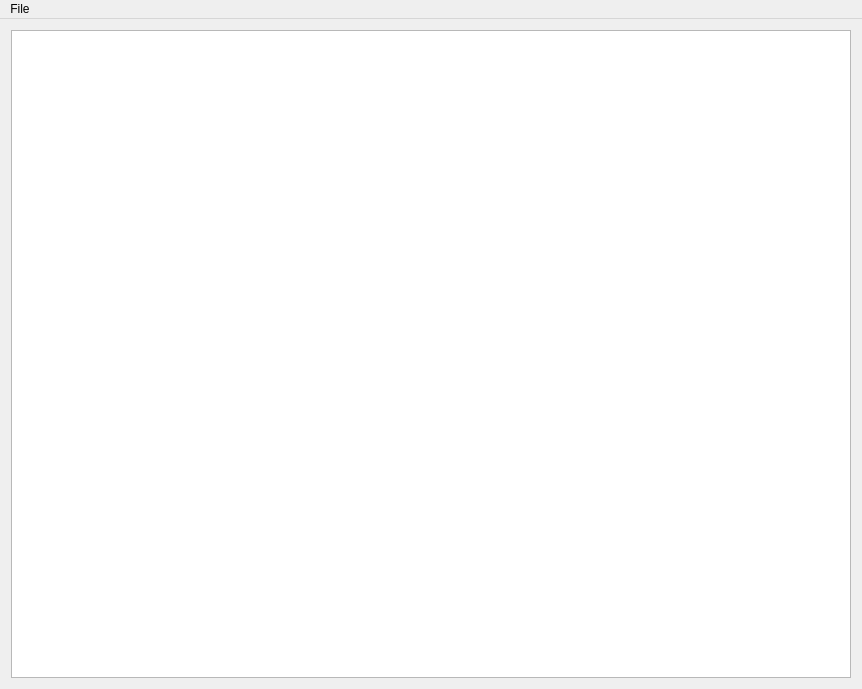
<?xml version="1.0" encoding="UTF-8"?>
<ui version="4.0">
 <class>MainWindow</class>
 <widget class="QMainWindow" name="MainWindow">
  <property name="geometry">
   <rect>
    <x>0</x>
    <y>0</y>
    <width>862</width>
    <height>689</height>
   </rect>
  </property>
  <property name="windowTitle">
   <string>Dummy raster painter</string>
  </property>
  <widget class="QWidget" name="centralWidget">
   <layout class="QGridLayout" name="gridLayout">
    <item row="0" column="0">
     <widget class="QGraphicsView" name="rasterImage"/>
    </item>
   </layout>
  </widget>
  <widget class="QMenuBar" name="menuBar">
   <property name="geometry">
    <rect>
     <x>0</x>
     <y>0</y>
     <width>862</width>
     <height>25</height>
    </rect>
   </property>
   <widget class="QMenu" name="menuFile">
    <property name="title">
     <string>File</string>
    </property>
    <addaction name="actionExit"/>
   </widget>
   <addaction name="menuFile"/>
  </widget>
  <action name="actionExit">
   <property name="text">
    <string>Exit</string>
   </property>
  </action>
 </widget>
 <layoutdefault spacing="6" margin="11"/>
 <resources/>
 <connections/>
</ui>
